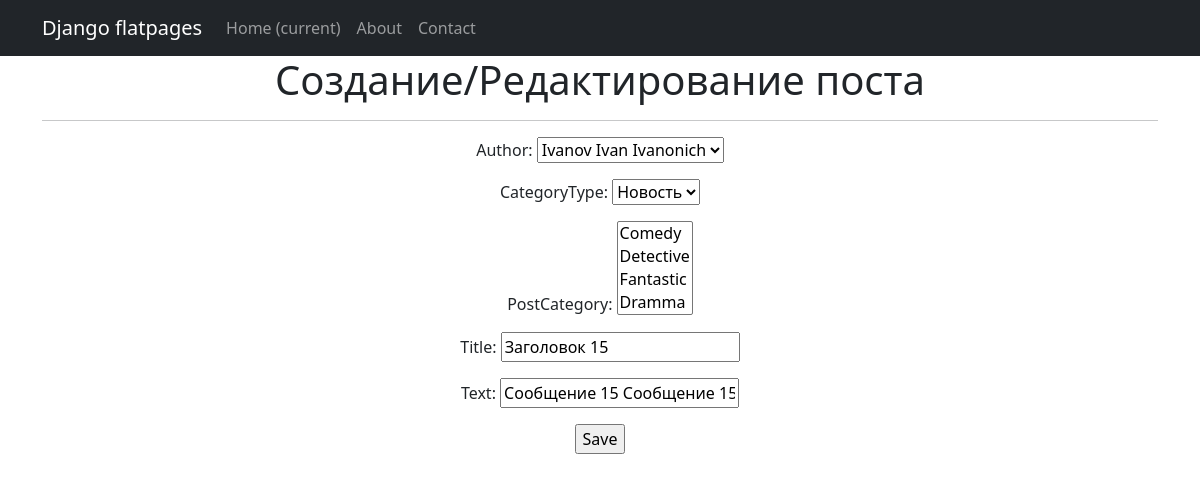
The page /news/15/update/ (signed in) on the database as committed earlier.
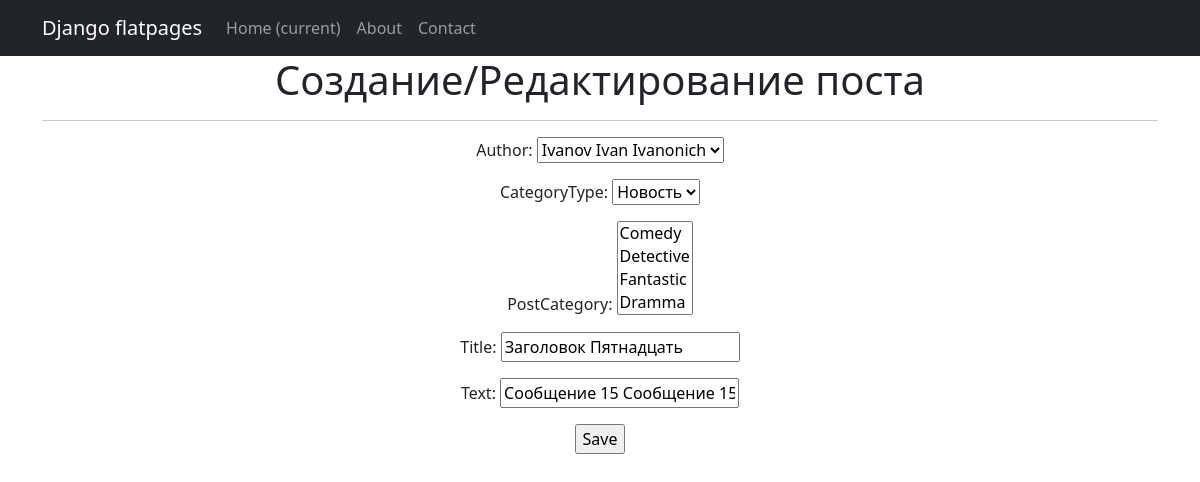
The same page on the database as committed later.
### news/models.py (models this page shows, shortened)
class Post(models.Model):
    author = models.ForeignKey(Author, on_delete=models.CASCADE)
    NEWS = 'NW'
    ARTICLE = 'AR'
    CATEGORY_CHOICES = (
        (NEWS, 'Новость'),
        (ARTICLE, 'Статья'),
    )
    categoryType = models.CharField(max_length=2, choices=CATEGORY_CHOICES, default=ARTICLE)
    dateCreation = models.DateTimeField(auto_now_add=True)
    postCategory = models.ManyToManyField(Category, through='PostCategory')
    title = models.CharField(max_length=128)
    text = models.TextField()
    rating = models.SmallIntegerField(default=0)

### news/views.py (the view)
# urls.py: path('<int:pk>/update/', PostUpdate.as_view(), name='post_update'),
class PostUpdate(PermissionRequiredMixin, UpdateView):
    form_class = PostForm
    model = Post
    template_name = 'post_edit.html'
    permission_required = ('news.change_post', )

### news/forms.py (shortened to what this page needs)
class PostForm(forms.ModelForm):
    text = forms.CharField(min_length=20)
    class Meta:
        model = Post
        fields = [
            'author',
            'categoryType',
            'postCategory',
            'title',
            'text',
        ]

### news/models.py (called while the page is built)
    def __str__(self):
        return self.authorUser.username.title()

    def __str__(self):
        return self.name.title()

### templates/post_edit.html (shortened to what this page needs)
{% extends 'flatpages/default.html' %}
{% block content %}
<h1>Создание/Редактирование поста</h1>
<hr>
<form action="" method="post">
    {{ form.as_p }}
    <input type="submit" value="Save" />
</form>
{% endblock content %}

### templates/flatpages/default.html (shortened to what this page needs)
<!DOCTYPE html>
{% load static %}
<html lang="en">
    <head>
        <link href="{% static 'css/styles.css' %}" rel="stylesheet" />
    </head>
    <body>
        {% load cache %}
            {% cache 300 header %}
            <nav class="navbar navbar-expand-lg navbar-dark bg-dark static-top">
               <div class="container">
                   <a class="navbar-brand" href="#">Django flatpages</a>
                   <div class="collapse navbar-collapse" id="navbarResponsive">
                       <ul class="navbar-nav ml-auto">
                           <li class="nav-item active">
                               <a class="nav-link" href="#">Home
                                   <span class="sr-only">(current)</span>
                               </a>
                           </li>
                           <li class="nav-item">
                               <a class="nav-link" href="/about/">About</a>
                           </li>
                           <li class="nav-item">
                               <a class="nav-link" href="/contacts/">Contact</a>
                           </li>
                       </ul>
                   </div>
               </div>
            </nav>
            {% endcache %}
        <div class="container">
           <div class="row">
               <div class="col-lg-12 text-center">
                   {% block content %}{% endblock content %}
               </div>
           </div>
</div>
    </body>
</html>

Rows that differ between the two databases and show on the page:
changed Post "Ivanov Ivan Ivanonich": title "Заголовок 15" → "Заголовок Пятнадцать"
